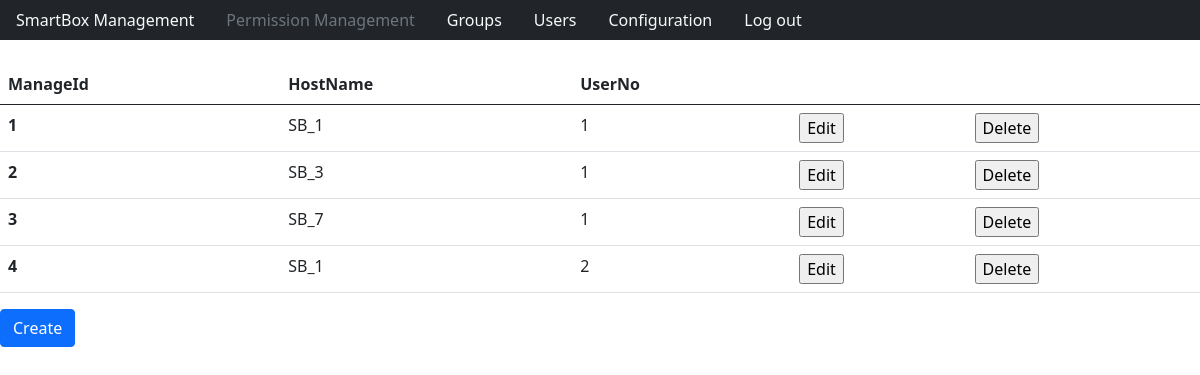
/manage.php (signed in), run on the app's committed database.
### tables this page shows
CREATE TABLE `manage`(
  `ManageId`int(11) NOT NULL AUTO_INCREMENT,
  `HostName` VARCHAR(16) DEFAULT NULL,
  `UserNo` int(11) DEFAULT NULL,
  PRIMARY KEY (`ManageId`),
  KEY `UserNo`(`UserNo`),
  CONSTRAINT `manage_ibfk_1` FOREIGN KEY(`HostName`) REFERENCES `smartboxes` (`HostName`) ON UPDATE CASCADE ON DELETE CASCADE,
  CONSTRAINT `manage_ibfk_2` FOREIGN KEY(`UserNo`) REFERENCES `users` (`UserNo`) ON UPDATE CASCADE ON DELETE CASCADE
);

### manage.php (the view, shortened to what this page needs)
<?php
    include_once "htmlHead.php";
    include_once "databaseConnect.php";
    include_once "navigationBar.php";
?>
    <body>
        <?php
            if($_SESSION["userIsAdmin"]==1){
                $sqlStatement = $connection->prepare("SELECT * from smartboxes, manage where smartboxes.HostName=manage.HostName");
                $sqlStatement->execute();
                $result = $sqlStatement->get_result();
            }else{
                header("location: sbManagement.php");
            }
            if ($result) {
                ?>
                <table class="table">
                    <thead>
                        <tr>
                            <th scope="col">ManageId</th>
                            <th scope="col">HostName</th>
                            <th scope="col">UserNo</th>
                            <th scope="col"></th>
                            <th scope="col"></th>
                        </tr>
                    </thead>
                    <tbody>
                        <?php while ($row = $result->fetch_assoc()) {?>
                            <tr>
                                <th scope="row"><?= $row["ManageId"] ?></th>
                                <td><?= $row["HostName"] ?></td>
                                <td><?= $row["UserNo"] ?></td>
                                <td>
                                    <form method="POST">
                                        <input type="submit" value="Edit">
                                    </form>
                                </td>
                                <td>
                                    <form method="POST">
                                        <input type="submit" value="Delete">
                                    </form>
                                </td>
                            </tr>
                        <?php }?>
                    </tbody>
                </table>
<?php
            }  else {
                print "Something went wrong selecting data";
            }
        ?>
        <?php
    if($_SESSION["userIsAdmin"]==1){
?>
        <div class="mb-3">
            <form action="" method="post">
                <input type="submit" class="btn btn-primary" value="Create"></input>
            </form>
        </div>
<?php
    }
        ?>
    </body>
</html>

### htmlHead.php (shortened to what this page needs)
<!DOCTYPE html>
<html>
<head>
    <link href="https://cdn.jsdelivr.net/npm/bootstrap@5.0.2/dist/css/bootstrap.min.css" rel="stylesheet">
</head>

### navigationBar.php
<ul class="nav bg-dark">
    <?php
        function addNavLink($pageLink,$pageText){
            $explodedLink=explode("/",$_SERVER["REQUEST_URI"]);
            $sizeExpLinkArray = sizeof($explodedLink);
            if($pageLink == $explodedLink[$sizeExpLinkArray-1]){
                ?>
                <li class="nav-item">
                    <a class="nav-link disabled" aria-current="page" href="<?=$pageLink?>"><?=$pageText?></a>
                </li>
                <?php
            }
            else {
                ?>
                <li class="nav-item">
                    <a class="nav-link text-light" aria-current="page" href="<?=$pageLink?>"><?=$pageText?></a>
                </li>
                <?php
            }
        }
        if($_SESSION["userIsAdmin"]==1){
            $navigationLinks=["sbManagement.php"=>"SmartBox Management", "manage.php"=>"Permission Management", "groups.php"=>"Groups", "userManagement.php"=>"Users", "userConfiguration.php"=>"Configuration"];
        } else{
            $navigationLinks=["sbManagement.php"=>"SmartBox Management", "groups.php"=>"Groups", "userManagement.php"=>"Users", "userConfiguration.php"=>"Configuration"];
        }
        foreach ($navigationLinks as $key => $value) {
            addNavLink($key,$value);
        }
    ?>
    <div class="float-end">
        <li class="nav-item">
            <a class="nav-link active text-light" aria-current="page" href="logout.php">Log out</a>
        </li>
    </div>
</ul>
<br>

### data on the page
manage: ManageId "1", HostName "SB_1", UserNo "1"
manage: ManageId "2", HostName "SB_3", UserNo "1"
manage: ManageId "3", HostName "SB_7", UserNo "1"
manage: ManageId "4", HostName "SB_1", UserNo "2"

### other printed values
$pageText "SmartBox Management"
$pageText "Groups"
$pageText "Users"
$pageText "Configuration"
